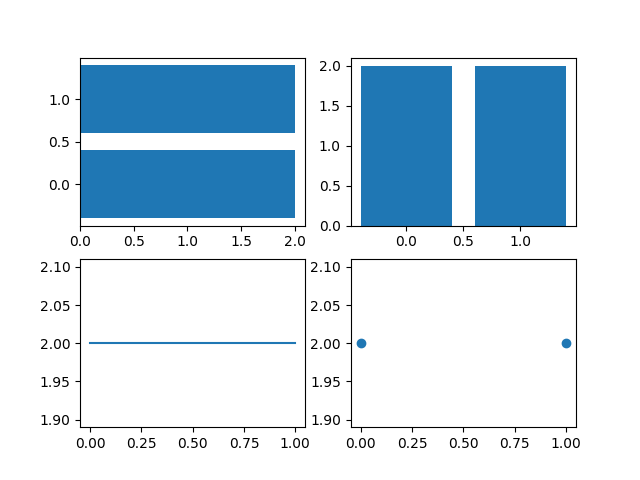

Write the Python code that produced this figure.
import matplotlib.pyplot as plt


fig, ax = plt.subplots(2,2)
ax1, ax2, ax3, ax4 = ax.flatten()
ax1.barh([0, 1], [2, 2])
ax2.bar([0, 1], [2, 2])
ax3.plot([0, 1], [2, 2])
ax4.scatter([0, 1], [2, 2])

fig.savefig('demo.png')
# plt.show()
